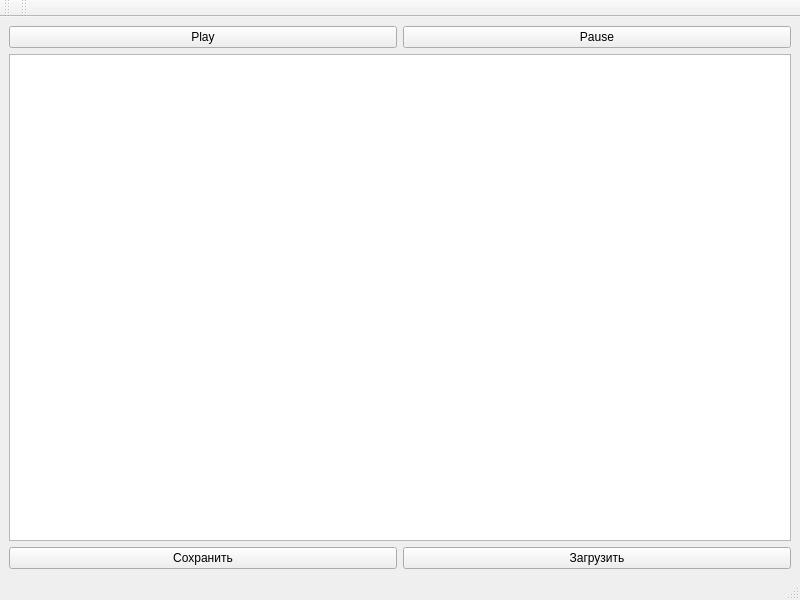
<?xml version="1.0" encoding="UTF-8"?>
<ui version="4.0">
 <class>MainWindow</class>
 <widget class="QMainWindow" name="MainWindow">
  <property name="geometry">
   <rect>
    <x>0</x>
    <y>0</y>
    <width>800</width>
    <height>600</height>
   </rect>
  </property>
  <property name="windowTitle">
   <string>Агентная модель</string>
  </property>
  <widget class="QWidget" name="centralwidget">
   <layout class="QVBoxLayout" name="verticalLayout">
    <item>
     <layout class="QHBoxLayout" name="horizontalLayout">
      <item>
       <widget class="QPushButton" name="playButton">
        <property name="text">
         <string>Play</string>
        </property>
       </widget>
      </item>
      <item>
       <widget class="QPushButton" name="pauseButton">
        <property name="text">
         <string>Pause</string>
        </property>
       </widget>
      </item>
     </layout>
    </item>
    <item>
     <widget class="QGraphicsView" name="graphicsView"/>
    </item>
    <item>
     <layout class="QHBoxLayout" name="horizontalLayout_2">
      <item>
       <widget class="QPushButton" name="saveButton">
        <property name="text">
         <string>Сохранить</string>
        </property>
       </widget>
      </item>
      <item>
       <widget class="QPushButton" name="loadButton">
        <property name="text">
         <string>Загрузить</string>
        </property>
       </widget>
      </item>
     </layout>
    </item>
   </layout>
  </widget>
  <widget class="QMenuBar" name="menubar">
   <property name="geometry">
    <rect>
     <x>0</x>
     <y>0</y>
     <width>800</width>
     <height>26</height>
    </rect>
   </property>
  </widget>
  <widget class="QStatusBar" name="statusbar"/>
  <widget class="QToolBar" name="objectToolBar">
   <property name="windowTitle">
    <string>toolBar</string>
   </property>
   <attribute name="toolBarArea">
    <enum>TopToolBarArea</enum>
   </attribute>
   <attribute name="toolBarBreak">
    <bool>false</bool>
   </attribute>
  </widget>
  <widget class="QToolBar" name="agentToolBar">
   <property name="windowTitle">
    <string>toolBar_2</string>
   </property>
   <attribute name="toolBarArea">
    <enum>TopToolBarArea</enum>
   </attribute>
   <attribute name="toolBarBreak">
    <bool>false</bool>
   </attribute>
  </widget>
 </widget>
 <resources/>
 <connections/>
</ui>
